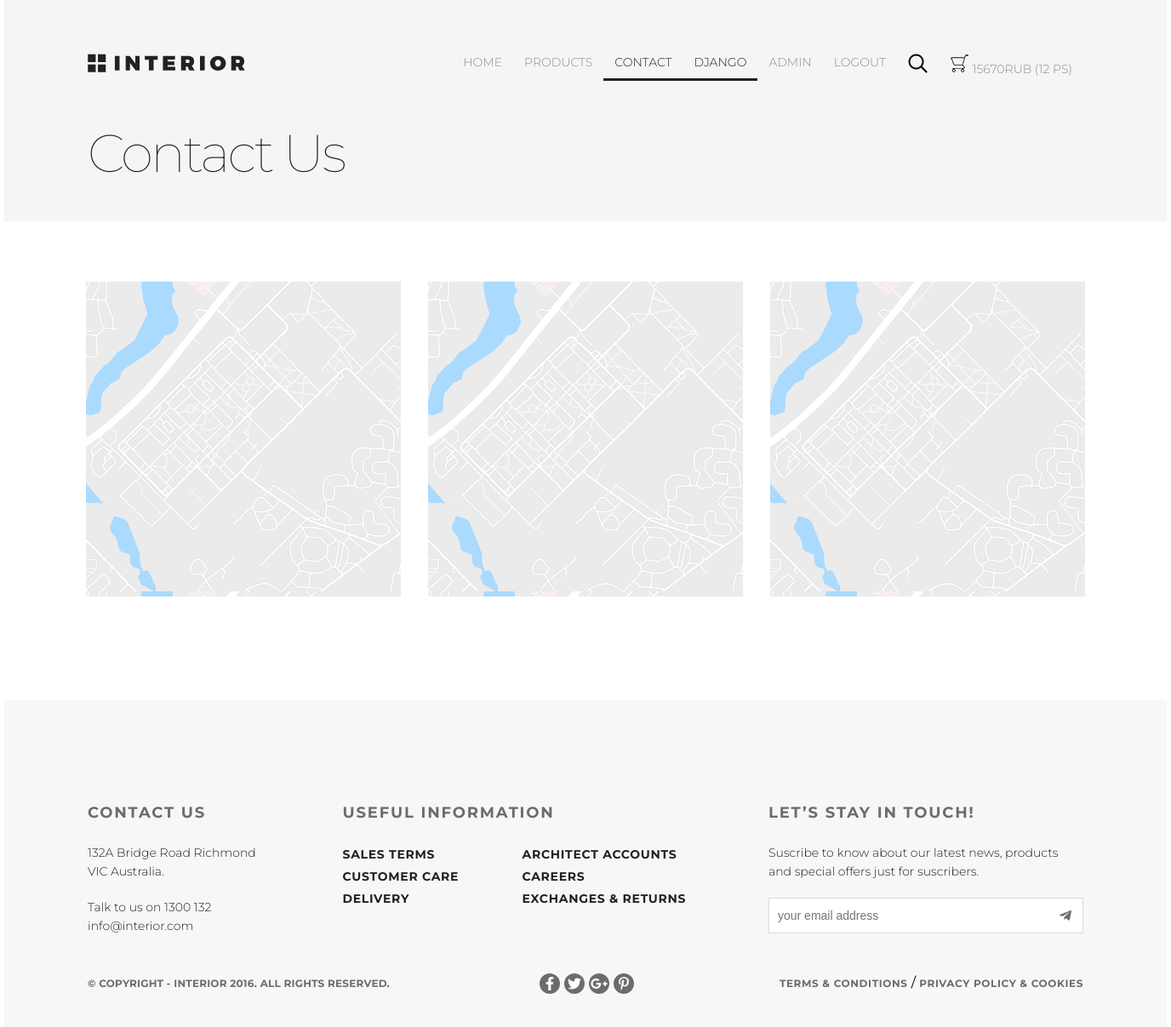
/contact/ (signed in), run on the app's committed database.
### authapp/models.py (models this page shows)
class ShopUser(AbstractUser):
    avatar = models.ImageField(upload_to='users_avatar', blank=True)
    age = models.PositiveSmallIntegerField(verbose_name = 'Age' )

### basketapp/models.py (models this page shows)
class Basket (models.Model):
    user = models.ForeignKey(settings.AUTH_USER_MODEL, on_delete=models.CASCADE, related_name='basket')
    product = models.ForeignKey(Product, on_delete=models.CASCADE)
    quantity = models.PositiveSmallIntegerField(verbose_name='количество', default= 0 )
    add_datetime = models.DateTimeField(verbose_name='время', auto_now_add= True )
    def product_cost(self):
        return self.product.price * self.quantity
    def total_quantity(self):
        return sum([el.quantity for el in self.user.basket.all()])
    def total_cost(self):
        return sum([el.product_cost() for el in self.user.basket.all()])

### mainapp/models.py (models this page shows, shortened)
class Product (models.Model):
    category = models.ForeignKey(ProductCategory, on_delete=models.CASCADE)
    name = models.CharField(verbose_name= 'Product name' , max_length= 128 )
    image = models.ImageField(upload_to= 'products_images' , blank= True )
    short_desc = models.CharField(verbose_name= 'Short description' , max_length= 60 , blank= True )
    description = models.TextField(verbose_name= 'Full description' , blank= True )
    price = models.DecimalField(verbose_name= 'Price' , max_digits= 8 , decimal_places= 2 , default= 0 )
    quantity = models.PositiveIntegerField(verbose_name= 'Quantity' , default= 0 )
    is_active = models.BooleanField(verbose_name='activ status', default=True)

### mainapp/views.py (the view)
# urls.py: re_path(r'^contact/$', mainapp.contact, name='contact'),
def contact(request):
    locations = [
        {
            'city': 'Moscow',
            'phone': '+7-888-888-8888',
            'email': 'info@geekshop.ru',
            'address': 'In the central of City'
        },
        {
            'city': 'Sankt-Peterburg',
            'phone': '+7-555-888-8888',
            'email': 'spb@geekshop.ru',
            'address': 'In the central of Old City'
        },
        {
            'city': 'Vladivostok',
            'phone': '+7-333-888-8888',
            'email': 'fareast@geekshop.ru',
            'address': 'Near the Central RailStation'
        },
    ]
    context = {
        'page_title': 'contact',
        'locations': locations,
        'basket': get_basket(request),
    }
    return render(request, 'mainapp/contact.html', context)

### mainapp/views.py (called while the page is built)
def get_basket(request):
    if request.user.is_authenticated:
        return request.user.basket.all()
    else:
        return []

### mainapp/templates/mainapp/contact.html (shortened to what this page needs)
{% extends 'mainapp/base.html' %}
{% load static %}
{% block container %}
<div class="top">
    <div class="header-site">
        {% include 'mainapp/include_block/inc__main_menu.html' %}
        <p class="header__p">Contact Us</p>
    </div>
    <div class="main_contact">
        {% if locations %}
        {% for item in locations %}
        <div class="cont_detael" style="background-image: url(/static/img/map_copy.png)">
        </div>
        {% endfor %}
        {% else %}
        <h3>Страница в стадии разработки</h3>
        {% endif %}
    </div>
</div>
{% endblock %}

### mainapp/templates/mainapp/include_block/inc__main_menu.html (shortened to what this page needs)
<div class="header_prod">
    <a href="/"><img src="/static/img/logo.svg" alt="logo"></a>
    <ul class="menu">
        <li><a href="/" class="menu__link {% if request.resolver_match.url_name == 'index' %}menu__link_active{% endif %}">HOME</a></li>
        <li><a href="/product_details/" class="menu__link ">PRODUCTS</a></li>
        <li><a href="/contact/" class="menu__link {% if request.resolver_match.url_name == 'contact' %}menu__link_active{% endif %}">CONTACT</a></li>
        {% if user.is_authenticated %}
        <li>
            <a href="{% url 'auth:edit' %}" class="menu__link menu__link_active">{{ user.first_name|default:'USER' }}</a>
        </li>
        {% endif %}
        {% if user.is_superuser %}
            <li>
                <a href="{% url 'myadminapp:index' %}" class="menu__link">ADMIN</a>
            </li>
        {% endif %}
        <li>
            {% if user.is_authenticated %}
            <a href="{% url 'auth:logout' %}" class="menu__link">LOGOUT</a>
            {% else %}
            <a href="{% url 'auth:login' %}" class="menu__link">LOGIN</a>
            {% endif %}
        </li>
        <li><a href="#" class="menu__link menu_search"><img src="/static/img/search.svg" alt="search"></a></li>
        {% if user.is_authenticated and basket %}
        <li>
            <a href="{% url 'basketapp:index' %}" class="menu__link menu_search"><img src="/static/img/basket.png" alt="basket">
            <span>{{ basket.0.total_cost|floatformat:0 }}rub ({{basket.0.total_quantity}} ps)</span>
            </a>
        </li>
        {% endif %}
    </ul>
</div>

### static/css/style.css (style rules this page uses)
* { margin: 0; padding: 0; }
html, body { font-family: 'Montserrat', sans-serif; height: 100%; }
.menu__link { color: #8c8c8c; font-size: 14px; font-weight: 300; text-transform: uppercase; text-decoration: none; padding: 10px 13px; }
.menu__link_active { color: #212121; border-bottom: 3px solid #212121; }
.menu { list-style-type: none; display: flex; }
.header-site { height: 260px; background-color: #f5f5f5; display: flex; flex-direction: column; justify-content: space-between; }
.header_prod { display: flex; justify-content: space-between; padding-top: 63px; padding-left: 98px; padding-right: 98px; }
.header__p { width: 575px; color: #212121; font-size: 62px; font-weight: 100; line-height: 72px; letter-spacing: -3px; padding-left: 98px; padding-bottom: 44px; }
.main_contact { display: flex; justify-content: space-between; align-items: center; margin: 71px 7% 122px 7%; }
.cont_detael { width: 370px; height: 370px; }
.top { flex-grow: 1; }

### data on the page
ShopUser: first_name "DJANGO"
Basket: user+product+quantity "15670", user+quantity "12"
